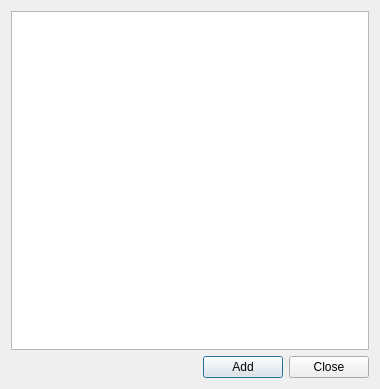
<?xml version="1.0" encoding="UTF-8"?>
<ui version="4.0">
 <class>Dialog</class>
 <widget class="QDialog" name="Dialog">
  <property name="geometry">
   <rect>
    <x>0</x>
    <y>0</y>
    <width>380</width>
    <height>389</height>
   </rect>
  </property>
  <property name="sizePolicy">
   <sizepolicy hsizetype="Preferred" vsizetype="Preferred">
    <horstretch>0</horstretch>
    <verstretch>0</verstretch>
   </sizepolicy>
  </property>
  <property name="minimumSize">
   <size>
    <width>380</width>
    <height>350</height>
   </size>
  </property>
  <property name="windowTitle">
   <string>Add NGW Resource</string>
  </property>
  <property name="sizeGripEnabled">
   <bool>false</bool>
  </property>
  <layout class="QGridLayout" name="gridLayout">
   <item row="1" column="1">
    <widget class="QPushButton" name="btnAdd">
     <property name="text">
      <string>Add</string>
     </property>
    </widget>
   </item>
   <item row="1" column="2">
    <widget class="QPushButton" name="btnClose">
     <property name="text">
      <string>Close</string>
     </property>
    </widget>
   </item>
   <item row="1" column="0">
    <spacer name="horizontalSpacer">
     <property name="orientation">
      <enum>Qt::Horizontal</enum>
     </property>
     <property name="sizeHint" stdset="0">
      <size>
       <width>40</width>
       <height>20</height>
      </size>
     </property>
    </spacer>
   </item>
   <item row="0" column="0" colspan="3">
    <widget class="QTreeView" name="trvResources">
     <property name="iconSize">
      <size>
       <width>24</width>
       <height>24</height>
      </size>
     </property>
     <property name="headerHidden">
      <bool>true</bool>
     </property>
    </widget>
   </item>
  </layout>
 </widget>
 <resources/>
 <connections/>
</ui>
